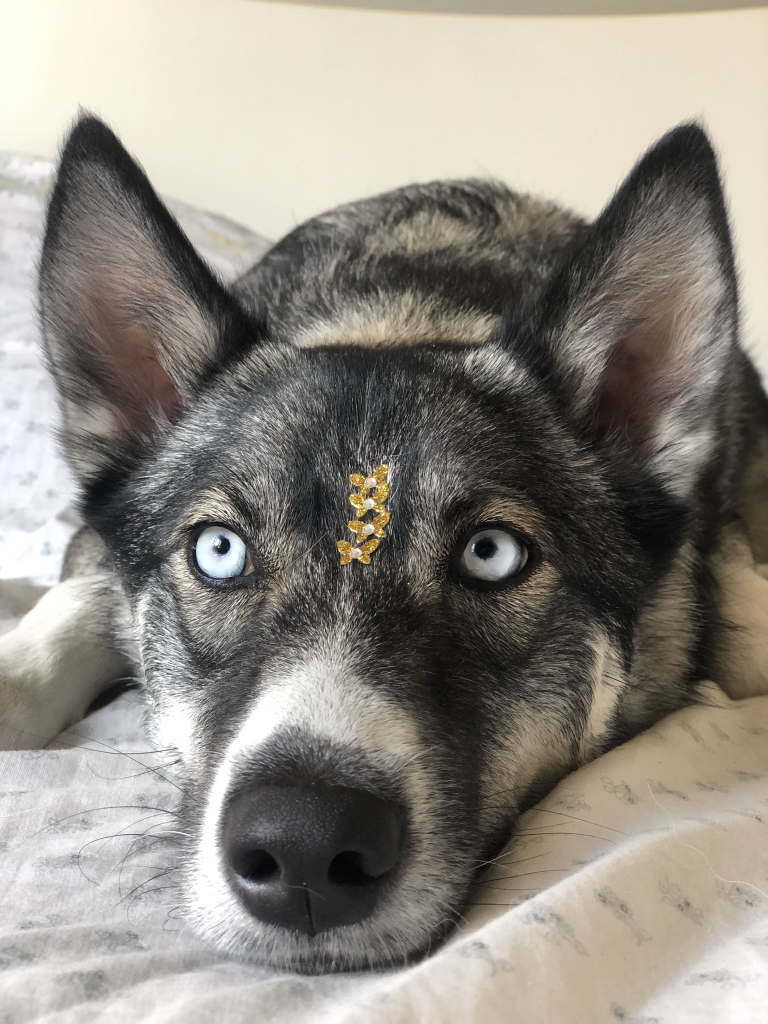
#> input picture modules/pillow/nala.jpeg, 1536 x 2048 px (shown at 1/2 size)
$ python pillow_.py
#> lines starting #> are read from the running program, lines starting #| are printed output that depends on the picture
from pathlib import Path

from PIL import Image

ROOT = Path(__file__).parent
ORIGINAL_IMAGE = ROOT / 'nala.jpeg'
NEW_IMAGE = ROOT / 'nala_new.jpeg'

pil_image = Image.open(ORIGINAL_IMAGE)
#> pil_image is the input picture: PIL image 1536x2048 RGB; mean R, G, B 144.1, 138.9, 130.6

width, height = pil_image.size
#> width = 1536; height = 2048
exif = pil_image.info['exif']

new_width = 768
new_height = round(height * new_width / width)
#> new_height = 1024

new_image = pil_image.resize(size=(new_width, new_height))
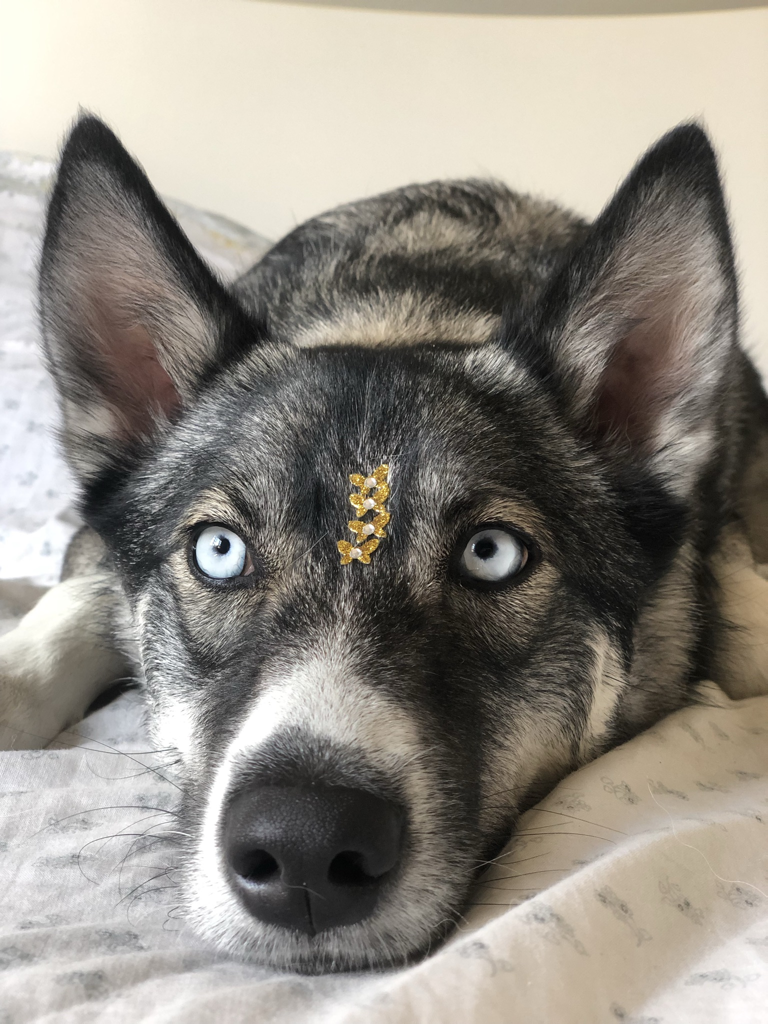
#> new_image: PIL image 768x1024 RGB; mean R, G, B 144.1, 139, 130.6
new_image.save(
    NEW_IMAGE,
    optimize=True,
    quality=70,
    exif=exif,
)
